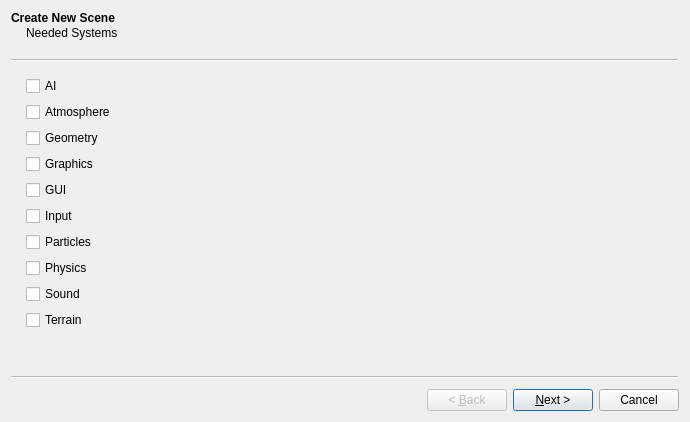
<?xml version="1.0" encoding="UTF-8"?>
<ui version="4.0">
 <class>Wizard</class>
 <widget class="QWizard" name="Wizard">
  <property name="geometry">
   <rect>
    <x>0</x>
    <y>0</y>
    <width>690</width>
    <height>422</height>
   </rect>
  </property>
  <property name="windowTitle">
   <string>Wizard</string>
  </property>
  <widget class="QWizardPage" name="wizardPage1">
   <property name="title">
    <string>Create New Scene</string>
   </property>
   <property name="subTitle">
    <string>Needed Systems</string>
   </property>
   <layout class="QVBoxLayout" name="verticalLayout">
    <item>
     <widget class="QCheckBox" name="checkBoxAI">
      <property name="text">
       <string>AI</string>
      </property>
     </widget>
    </item>
    <item>
     <widget class="QCheckBox" name="checkBoxAtmosphere">
      <property name="text">
       <string>Atmosphere</string>
      </property>
     </widget>
    </item>
    <item>
     <widget class="QCheckBox" name="checkBoxGeometry">
      <property name="text">
       <string>Geometry</string>
      </property>
     </widget>
    </item>
    <item>
     <widget class="QCheckBox" name="checkBoxGraphics">
      <property name="text">
       <string>Graphics</string>
      </property>
     </widget>
    </item>
    <item>
     <widget class="QCheckBox" name="checkBoxGUI">
      <property name="text">
       <string>GUI</string>
      </property>
     </widget>
    </item>
    <item>
     <widget class="QCheckBox" name="checkBoxInput">
      <property name="text">
       <string>Input</string>
      </property>
     </widget>
    </item>
    <item>
     <widget class="QCheckBox" name="checkBoxParticles">
      <property name="text">
       <string>Particles</string>
      </property>
     </widget>
    </item>
    <item>
     <widget class="QCheckBox" name="checkBoxPhysics">
      <property name="text">
       <string>Physics</string>
      </property>
     </widget>
    </item>
    <item>
     <widget class="QCheckBox" name="checkBoxSound">
      <property name="text">
       <string>Sound</string>
      </property>
     </widget>
    </item>
    <item>
     <widget class="QCheckBox" name="checkBoxTerrain">
      <property name="text">
       <string>Terrain</string>
      </property>
     </widget>
    </item>
   </layout>
  </widget>
  <widget class="QWizardPage" name="wizardPage2">
   <property name="title">
    <string>Create New Scene</string>
   </property>
  </widget>
 </widget>
 <resources/>
 <connections/>
</ui>
